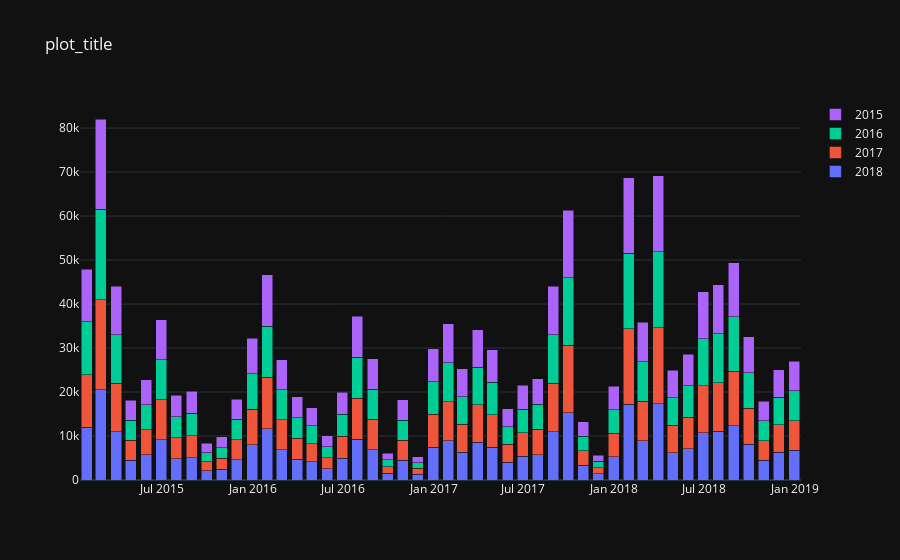

The notebook cell this image was saved under:
### Code cell
#def monthly_stacked_bar(df, group_col, agg_col, agg, plot_title)
    
group = df['FLIGHT_DATE_Y'].unique()

dfGroup = df.set_index('FLIGHT_DATE')

dfGroup = pd.DataFrame(dfGroup.groupby(['FLIGHT_DATE_Y', pd.Grouper(freq="M")])['CANCELLED'].agg('sum')).reset_index()

for i in group:
        if i == group[0]:
            fig = go.Figure(go.Bar(x=dfGroup['FLIGHT_DATE'], y=dfGroup['CANCELLED'], name=str(i)))
        else:
            fig.add_trace(go.Bar(x=dfGroup['FLIGHT_DATE'], y=dfGroup['CANCELLED'], name=str(i)))

fig.update_layout(barmode='stack', xaxis={'categoryorder':'array', 'categoryarray':group}, title='plot_title')
fig.show()
